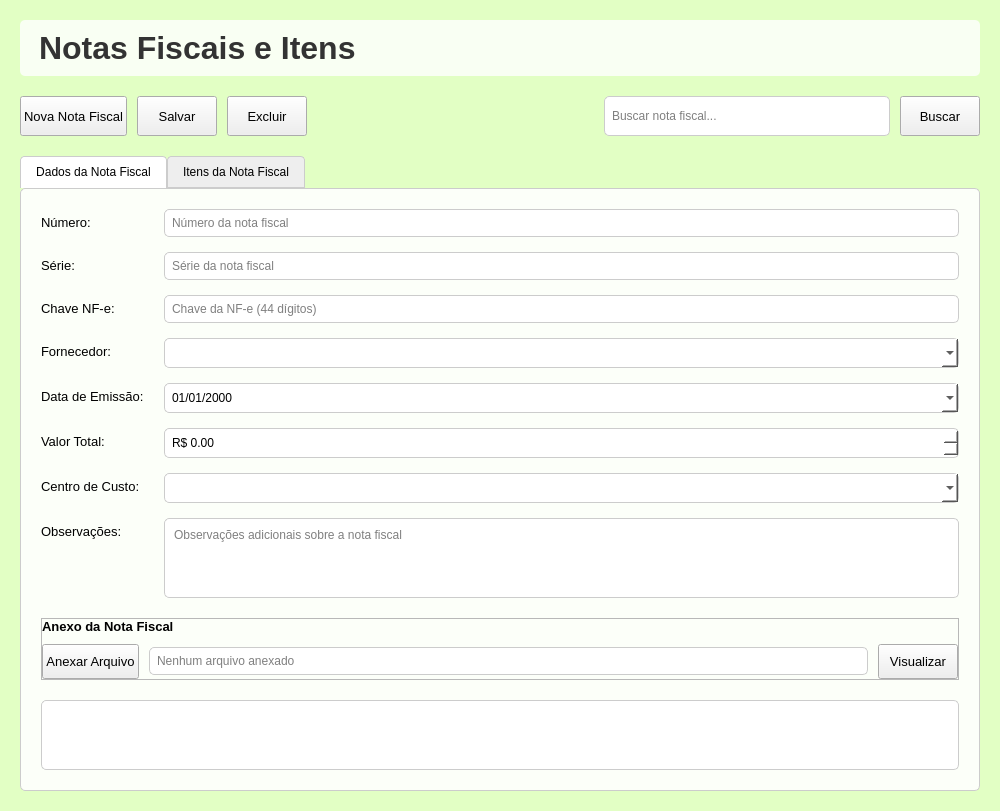
<?xml version="1.0" encoding="UTF-8"?>
<ui version="4.0">
 <class>NotasFiscaisWidget</class>
 <widget class="QWidget" name="NotasFiscaisWidget">
  <property name="windowModality">
   <enum>Qt::WindowModality::WindowModal</enum>
  </property>
  <property name="geometry">
   <rect>
    <x>0</x>
    <y>0</y>
    <width>1000</width>
    <height>811</height>
   </rect>
  </property>
  <property name="windowTitle">
   <string>Notas Fiscais</string>
  </property>
  <property name="windowOpacity">
   <double>100.000000000000000</double>
  </property>
  <property name="autoFillBackground">
   <bool>false</bool>
  </property>
  <property name="styleSheet">
   <string notr="true">#NotasFiscaisWidget
{
background-color: rgb(226, 255, 196);
}</string>
  </property>
  <layout class="QVBoxLayout" name="verticalLayout">
   <property name="spacing">
    <number>20</number>
   </property>
   <property name="sizeConstraint">
    <enum>QLayout::SizeConstraint::SetMaximumSize</enum>
   </property>
   <property name="leftMargin">
    <number>20</number>
   </property>
   <property name="topMargin">
    <number>20</number>
   </property>
   <property name="rightMargin">
    <number>20</number>
   </property>
   <property name="bottomMargin">
    <number>20</number>
   </property>
   <item>
    <widget class="QLabel" name="lbl_title">
     <property name="enabled">
      <bool>true</bool>
     </property>
     <property name="palette">
      <palette>
       <active>
        <colorrole role="WindowText">
         <brush brushstyle="SolidPattern">
          <color alpha="255">
           <red>51</red>
           <green>51</green>
           <blue>51</blue>
          </color>
         </brush>
        </colorrole>
        <colorrole role="Button">
         <brush brushstyle="SolidPattern">
          <color alpha="204">
           <red>255</red>
           <green>255</green>
           <blue>255</blue>
          </color>
         </brush>
        </colorrole>
        <colorrole role="Text">
         <brush brushstyle="SolidPattern">
          <color alpha="255">
           <red>51</red>
           <green>51</green>
           <blue>51</blue>
          </color>
         </brush>
        </colorrole>
        <colorrole role="ButtonText">
         <brush brushstyle="SolidPattern">
          <color alpha="255">
           <red>51</red>
           <green>51</green>
           <blue>51</blue>
          </color>
         </brush>
        </colorrole>
        <colorrole role="Base">
         <brush brushstyle="SolidPattern">
          <color alpha="204">
           <red>255</red>
           <green>255</green>
           <blue>255</blue>
          </color>
         </brush>
        </colorrole>
        <colorrole role="Window">
         <brush brushstyle="SolidPattern">
          <color alpha="204">
           <red>255</red>
           <green>255</green>
           <blue>255</blue>
          </color>
         </brush>
        </colorrole>
        <colorrole role="PlaceholderText">
         <brush brushstyle="SolidPattern">
          <color alpha="128">
           <red>51</red>
           <green>51</green>
           <blue>51</blue>
          </color>
         </brush>
        </colorrole>
       </active>
       <inactive>
        <colorrole role="WindowText">
         <brush brushstyle="SolidPattern">
          <color alpha="255">
           <red>51</red>
           <green>51</green>
           <blue>51</blue>
          </color>
         </brush>
        </colorrole>
        <colorrole role="Button">
         <brush brushstyle="SolidPattern">
          <color alpha="204">
           <red>255</red>
           <green>255</green>
           <blue>255</blue>
          </color>
         </brush>
        </colorrole>
        <colorrole role="Text">
         <brush brushstyle="SolidPattern">
          <color alpha="255">
           <red>51</red>
           <green>51</green>
           <blue>51</blue>
          </color>
         </brush>
        </colorrole>
        <colorrole role="ButtonText">
         <brush brushstyle="SolidPattern">
          <color alpha="255">
           <red>51</red>
           <green>51</green>
           <blue>51</blue>
          </color>
         </brush>
        </colorrole>
        <colorrole role="Base">
         <brush brushstyle="SolidPattern">
          <color alpha="204">
           <red>255</red>
           <green>255</green>
           <blue>255</blue>
          </color>
         </brush>
        </colorrole>
        <colorrole role="Window">
         <brush brushstyle="SolidPattern">
          <color alpha="204">
           <red>255</red>
           <green>255</green>
           <blue>255</blue>
          </color>
         </brush>
        </colorrole>
        <colorrole role="PlaceholderText">
         <brush brushstyle="SolidPattern">
          <color alpha="128">
           <red>51</red>
           <green>51</green>
           <blue>51</blue>
          </color>
         </brush>
        </colorrole>
       </inactive>
       <disabled>
        <colorrole role="WindowText">
         <brush brushstyle="SolidPattern">
          <color alpha="255">
           <red>51</red>
           <green>51</green>
           <blue>51</blue>
          </color>
         </brush>
        </colorrole>
        <colorrole role="Button">
         <brush brushstyle="SolidPattern">
          <color alpha="204">
           <red>255</red>
           <green>255</green>
           <blue>255</blue>
          </color>
         </brush>
        </colorrole>
        <colorrole role="Text">
         <brush brushstyle="SolidPattern">
          <color alpha="255">
           <red>51</red>
           <green>51</green>
           <blue>51</blue>
          </color>
         </brush>
        </colorrole>
        <colorrole role="ButtonText">
         <brush brushstyle="SolidPattern">
          <color alpha="255">
           <red>51</red>
           <green>51</green>
           <blue>51</blue>
          </color>
         </brush>
        </colorrole>
        <colorrole role="Base">
         <brush brushstyle="SolidPattern">
          <color alpha="204">
           <red>255</red>
           <green>255</green>
           <blue>255</blue>
          </color>
         </brush>
        </colorrole>
        <colorrole role="Window">
         <brush brushstyle="SolidPattern">
          <color alpha="204">
           <red>255</red>
           <green>255</green>
           <blue>255</blue>
          </color>
         </brush>
        </colorrole>
        <colorrole role="PlaceholderText">
         <brush brushstyle="SolidPattern">
          <color alpha="128">
           <red>51</red>
           <green>51</green>
           <blue>51</blue>
          </color>
         </brush>
        </colorrole>
       </disabled>
      </palette>
     </property>
     <property name="font">
      <font>
       <family>Segoe UI</family>
       <pointsize>24</pointsize>
       <bold>true</bold>
      </font>
     </property>
     <property name="styleSheet">
      <string notr="true">color: #333333;
background: rgba(255, 255, 255, 0.8);
padding: 10px;
border-radius: 5px;</string>
     </property>
     <property name="text">
      <string>Notas Fiscais e Itens</string>
     </property>
    </widget>
   </item>
   <item>
    <layout class="QHBoxLayout" name="horizontalLayout">
     <property name="spacing">
      <number>10</number>
     </property>
     <property name="leftMargin">
      <number>0</number>
     </property>
     <property name="topMargin">
      <number>0</number>
     </property>
     <property name="rightMargin">
      <number>0</number>
     </property>
     <property name="bottomMargin">
      <number>0</number>
     </property>
     <item>
      <widget class="QPushButton" name="btn_novo">
       <property name="minimumSize">
        <size>
         <width>0</width>
         <height>40</height>
        </size>
       </property>
       <property name="font">
        <font>
         <family>Segoe UI</family>
         <pointsize>10</pointsize>
        </font>
       </property>
       <property name="cursor">
        <cursorShape>PointingHandCursor</cursorShape>
       </property>
       <property name="toolTip">
        <string>Adicionar nova nota fiscal</string>
       </property>
       <property name="styleSheet">
        <string notr="true">background-color: #rgb(255, 255, 255);
color: black;
border: none;
border-radius: 6px;</string>
       </property>
       <property name="text">
        <string>Nova Nota Fiscal</string>
       </property>
      </widget>
     </item>
     <item>
      <widget class="QPushButton" name="btn_salvar">
       <property name="minimumSize">
        <size>
         <width>0</width>
         <height>40</height>
        </size>
       </property>
       <property name="font">
        <font>
         <family>Segoe UI</family>
         <pointsize>10</pointsize>
        </font>
       </property>
       <property name="cursor">
        <cursorShape>PointingHandCursor</cursorShape>
       </property>
       <property name="toolTip">
        <string>Salvar nota fiscal atual</string>
       </property>
       <property name="styleSheet">
        <string notr="true">background-color: #rgb(255, 255, 255);
color: black;
border: none;
border-radius: 6px;</string>
       </property>
       <property name="text">
        <string>Salvar</string>
       </property>
      </widget>
     </item>
     <item>
      <widget class="QPushButton" name="btn_excluir">
       <property name="minimumSize">
        <size>
         <width>0</width>
         <height>40</height>
        </size>
       </property>
       <property name="font">
        <font>
         <family>Segoe UI</family>
         <pointsize>10</pointsize>
        </font>
       </property>
       <property name="cursor">
        <cursorShape>PointingHandCursor</cursorShape>
       </property>
       <property name="toolTip">
        <string>Excluir nota fiscal selecionada</string>
       </property>
       <property name="styleSheet">
        <string notr="true">background-color: #rgb(255, 255, 255);
color: black;
border: none;
border-radius: 6px;</string>
       </property>
       <property name="text">
        <string>Excluir</string>
       </property>
      </widget>
     </item>
     <item>
      <spacer name="horizontalSpacer">
       <property name="orientation">
        <enum>Qt::Orientation::Horizontal</enum>
       </property>
       <property name="sizeHint" stdset="0">
        <size>
         <width>40</width>
         <height>20</height>
        </size>
       </property>
      </spacer>
     </item>
     <item>
      <widget class="QLineEdit" name="txt_buscar">
       <property name="minimumSize">
        <size>
         <width>250</width>
         <height>40</height>
        </size>
       </property>
       <property name="styleSheet">
        <string notr="true">background-color: white;
border: 1px solid #CCCCCC;
border-radius: 5px;
padding: 5px;</string>
       </property>
       <property name="placeholderText">
        <string>Buscar nota fiscal...</string>
       </property>
      </widget>
     </item>
     <item>
      <widget class="QPushButton" name="btn_buscar">
       <property name="minimumSize">
        <size>
         <width>0</width>
         <height>40</height>
        </size>
       </property>
       <property name="font">
        <font>
         <family>Segoe UI</family>
         <pointsize>10</pointsize>
        </font>
       </property>
       <property name="cursor">
        <cursorShape>PointingHandCursor</cursorShape>
       </property>
       <property name="toolTip">
        <string>Buscar notas fiscais</string>
       </property>
       <property name="styleSheet">
        <string notr="true">background-color: #rgb(255, 255, 255);
color: black;
border: none;
border-radius: 6px;</string>
       </property>
       <property name="text">
        <string>Buscar</string>
       </property>
      </widget>
     </item>
    </layout>
   </item>
   <item>
    <widget class="QTabWidget" name="tab_widget">
     <property name="styleSheet">
      <string notr="true">QTabWidget::pane {
    border: 1px solid #CCCCCC;
    background: rgba(255, 255, 255, 0.9);
    border-radius: 5px;
}

QTabBar::tab {
    background: #EEEEEE;
    border: 1px solid #CCCCCC;
    padding: 8px 15px;
    border-top-left-radius: 4px;
    border-top-right-radius: 4px;
}

QTabBar::tab:selected {
    background: #FFFFFF;
    border-bottom-color: #FFFFFF;
}</string>
     </property>
     <property name="currentIndex">
      <number>0</number>
     </property>
     <widget class="QWidget" name="tab_dados_nf">
      <attribute name="title">
       <string>Dados da Nota Fiscal</string>
      </attribute>
      <layout class="QVBoxLayout" name="verticalLayout_2">
       <property name="spacing">
        <number>20</number>
       </property>
       <property name="leftMargin">
        <number>20</number>
       </property>
       <property name="topMargin">
        <number>20</number>
       </property>
       <property name="rightMargin">
        <number>20</number>
       </property>
       <property name="bottomMargin">
        <number>20</number>
       </property>
       <item>
        <layout class="QFormLayout" name="formLayout">
         <property name="horizontalSpacing">
          <number>20</number>
         </property>
         <property name="verticalSpacing">
          <number>15</number>
         </property>
         <property name="leftMargin">
          <number>0</number>
         </property>
         <property name="topMargin">
          <number>0</number>
         </property>
         <property name="rightMargin">
          <number>0</number>
         </property>
         <property name="bottomMargin">
          <number>0</number>
         </property>
         <item row="0" column="0">
          <widget class="QLabel" name="lbl_numero">
           <property name="font">
            <font>
             <family>Segoe UI</family>
             <pointsize>10</pointsize>
            </font>
           </property>
           <property name="text">
            <string>Número:</string>
           </property>
           <property name="buddy">
            <cstring>txt_numero</cstring>
           </property>
          </widget>
         </item>
         <item row="0" column="1">
          <widget class="QLineEdit" name="txt_numero">
           <property name="styleSheet">
            <string notr="true">background-color: white;
border: 1px solid #CCCCCC;
border-radius: 5px;
padding: 5px;</string>
           </property>
           <property name="placeholderText">
            <string>Número da nota fiscal</string>
           </property>
          </widget>
         </item>
         <item row="1" column="0">
          <widget class="QLabel" name="lbl_serie">
           <property name="font">
            <font>
             <family>Segoe UI</family>
             <pointsize>10</pointsize>
            </font>
           </property>
           <property name="text">
            <string>Série:</string>
           </property>
           <property name="buddy">
            <cstring>txt_serie</cstring>
           </property>
          </widget>
         </item>
         <item row="1" column="1">
          <widget class="QLineEdit" name="txt_serie">
           <property name="styleSheet">
            <string notr="true">background-color: white;
border: 1px solid #CCCCCC;
border-radius: 5px;
padding: 5px;</string>
           </property>
           <property name="placeholderText">
            <string>Série da nota fiscal</string>
           </property>
          </widget>
         </item>
         <item row="2" column="0">
          <widget class="QLabel" name="lbl_chave">
           <property name="font">
            <font>
             <family>Segoe UI</family>
             <pointsize>10</pointsize>
            </font>
           </property>
           <property name="text">
            <string>Chave NF-e:</string>
           </property>
           <property name="buddy">
            <cstring>txt_chave</cstring>
           </property>
          </widget>
         </item>
         <item row="2" column="1">
          <widget class="QLineEdit" name="txt_chave">
           <property name="styleSheet">
            <string notr="true">background-color: white;
border: 1px solid #CCCCCC;
border-radius: 5px;
padding: 5px;</string>
           </property>
           <property name="maxLength">
            <number>44</number>
           </property>
           <property name="placeholderText">
            <string>Chave da NF-e (44 dígitos)</string>
           </property>
          </widget>
         </item>
         <item row="3" column="0">
          <widget class="QLabel" name="lbl_fornecedor">
           <property name="font">
            <font>
             <family>Segoe UI</family>
             <pointsize>10</pointsize>
            </font>
           </property>
           <property name="text">
            <string>Fornecedor:</string>
           </property>
           <property name="buddy">
            <cstring>cmb_fornecedor</cstring>
           </property>
          </widget>
         </item>
         <item row="3" column="1">
          <widget class="QComboBox" name="cmb_fornecedor">
           <property name="minimumSize">
            <size>
             <width>0</width>
             <height>30</height>
            </size>
           </property>
           <property name="styleSheet">
            <string notr="true">background-color: white;
border: 1px solid #CCCCCC;
border-radius: 5px;
padding: 5px;</string>
           </property>
          </widget>
         </item>
         <item row="4" column="0">
          <widget class="QLabel" name="lbl_data_emissao">
           <property name="font">
            <font>
             <family>Segoe UI</family>
             <pointsize>10</pointsize>
            </font>
           </property>
           <property name="text">
            <string>Data de Emissão:</string>
           </property>
           <property name="buddy">
            <cstring>date_emissao</cstring>
           </property>
          </widget>
         </item>
         <item row="4" column="1">
          <widget class="QDateEdit" name="date_emissao">
           <property name="minimumSize">
            <size>
             <width>0</width>
             <height>30</height>
            </size>
           </property>
           <property name="styleSheet">
            <string notr="true">background-color: white;
border: 1px solid #CCCCCC;
border-radius: 5px;
padding: 5px;</string>
           </property>
           <property name="displayFormat">
            <string>dd/MM/yyyy</string>
           </property>
           <property name="calendarPopup">
            <bool>true</bool>
           </property>
          </widget>
         </item>
         <item row="5" column="0">
          <widget class="QLabel" name="lbl_valor_total">
           <property name="font">
            <font>
             <family>Segoe UI</family>
             <pointsize>10</pointsize>
            </font>
           </property>
           <property name="text">
            <string>Valor Total:</string>
           </property>
           <property name="buddy">
            <cstring>spin_valor_total</cstring>
           </property>
          </widget>
         </item>
         <item row="5" column="1">
          <widget class="QDoubleSpinBox" name="spin_valor_total">
           <property name="minimumSize">
            <size>
             <width>0</width>
             <height>30</height>
            </size>
           </property>
           <property name="styleSheet">
            <string notr="true">background-color: white;
border: 1px solid #CCCCCC;
border-radius: 5px;
padding: 5px;</string>
           </property>
           <property name="prefix">
            <string>R$ </string>
           </property>
           <property name="maximum">
            <double>9999999.990000000223517</double>
           </property>
          </widget>
         </item>
         <item row="6" column="0">
          <widget class="QLabel" name="lbl_centro_custo">
           <property name="font">
            <font>
             <family>Segoe UI</family>
             <pointsize>10</pointsize>
            </font>
           </property>
           <property name="text">
            <string>Centro de Custo:</string>
           </property>
           <property name="buddy">
            <cstring>cmb_centro_custo</cstring>
           </property>
          </widget>
         </item>
         <item row="6" column="1">
          <widget class="QComboBox" name="cmb_centro_custo">
           <property name="minimumSize">
            <size>
             <width>0</width>
             <height>30</height>
            </size>
           </property>
           <property name="styleSheet">
            <string notr="true">background-color: white;
border: 1px solid #CCCCCC;
border-radius: 5px;
padding: 5px;</string>
           </property>
          </widget>
         </item>
         <item row="7" column="0">
          <widget class="QLabel" name="lbl_observacoes">
           <property name="font">
            <font>
             <family>Segoe UI</family>
             <pointsize>10</pointsize>
            </font>
           </property>
           <property name="text">
            <string>Observações:</string>
           </property>
           <property name="buddy">
            <cstring>txt_observacoes</cstring>
           </property>
          </widget>
         </item>
         <item row="7" column="1">
          <widget class="QTextEdit" name="txt_observacoes">
           <property name="maximumSize">
            <size>
             <width>16777215</width>
             <height>100</height>
            </size>
           </property>
           <property name="styleSheet">
            <string notr="true">background-color: white;
border: 1px solid #CCCCCC;
border-radius: 5px;
padding: 5px;</string>
           </property>
           <property name="placeholderText">
            <string>Observações adicionais sobre a nota fiscal</string>
           </property>
          </widget>
         </item>
        </layout>
       </item>
       <item>
        <widget class="QFrame" name="frame_anexo">
         <property name="frameShape">
          <enum>QFrame::Shape::StyledPanel</enum>
         </property>
         <property name="frameShadow">
          <enum>QFrame::Shadow::Raised</enum>
         </property>
         <layout class="QVBoxLayout" name="verticalLayout_3">
          <property name="spacing">
           <number>10</number>
          </property>
          <property name="leftMargin">
           <number>0</number>
          </property>
          <property name="topMargin">
           <number>0</number>
          </property>
          <property name="rightMargin">
           <number>0</number>
          </property>
          <property name="bottomMargin">
           <number>0</number>
          </property>
          <item>
           <widget class="QLabel" name="lbl_anexo">
            <property name="font">
             <font>
              <family>Segoe UI</family>
              <pointsize>10</pointsize>
              <bold>true</bold>
             </font>
            </property>
            <property name="text">
             <string>Anexo da Nota Fiscal</string>
            </property>
           </widget>
          </item>
          <item>
           <layout class="QHBoxLayout" name="horizontalLayout_2">
            <property name="spacing">
             <number>10</number>
            </property>
            <item>
             <widget class="QPushButton" name="btn_anexar">
              <property name="minimumSize">
               <size>
                <width>0</width>
                <height>35</height>
               </size>
              </property>
              <property name="font">
               <font>
                <family>Segoe UI</family>
                <pointsize>10</pointsize>
               </font>
              </property>
              <property name="cursor">
               <cursorShape>PointingHandCursor</cursorShape>
              </property>
              <property name="toolTip">
               <string>Anexar arquivo da nota fiscal</string>
              </property>
              <property name="styleSheet">
               <string notr="true">background-color: #rgb(255, 255, 255);
color: black;
border: none;
border-radius: 6px;</string>
              </property>
              <property name="text">
               <string>Anexar Arquivo</string>
              </property>
             </widget>
            </item>
            <item>
             <widget class="QLineEdit" name="txt_anexo">
              <property name="styleSheet">
               <string notr="true">background-color: white;
border: 1px solid #CCCCCC;
border-radius: 5px;
padding: 5px;</string>
              </property>
              <property name="readOnly">
               <bool>true</bool>
              </property>
              <property name="placeholderText">
               <string>Nenhum arquivo anexado</string>
              </property>
             </widget>
            </item>
            <item>
             <widget class="QPushButton" name="btn_visualizar">
              <property name="minimumSize">
               <size>
                <width>0</width>
                <height>35</height>
               </size>
              </property>
              <property name="font">
               <font>
                <family>Segoe UI</family>
                <pointsize>10</pointsize>
               </font>
              </property>
              <property name="cursor">
               <cursorShape>PointingHandCursor</cursorShape>
              </property>
              <property name="toolTip">
               <string>Visualizar arquivo anexado</string>
              </property>
              <property name="styleSheet">
               <string notr="true">background-color: #rgb(255, 255, 255);
color: black;
border: none;
border-radius: 6px;</string>
              </property>
              <property name="text">
               <string>Visualizar</string>
              </property>
             </widget>
            </item>
           </layout>
          </item>
         </layout>
        </widget>
       </item>
       <item>
        <widget class="QTableView" name="tbl_notas_fiscais">
         <property name="styleSheet">
          <string notr="true">background-color: white;
border: 1px solid #CCCCCC;
border-radius: 5px;</string>
         </property>
         <property name="alternatingRowColors">
          <bool>true</bool>
         </property>
         <property name="selectionBehavior">
          <enum>QAbstractItemView::SelectionBehavior::SelectRows</enum>
         </property>
         <attribute name="horizontalHeaderStretchLastSection">
          <bool>true</bool>
         </attribute>
         <attribute name="verticalHeaderVisible">
          <bool>false</bool>
         </attribute>
        </widget>
       </item>
      </layout>
     </widget>
     <widget class="QWidget" name="tab_itens">
      <attribute name="title">
       <string>Itens da Nota Fiscal</string>
      </attribute>
      <layout class="QVBoxLayout" name="verticalLayout_4">
       <property name="spacing">
        <number>20</number>
       </property>
       <property name="leftMargin">
        <number>20</number>
       </property>
       <property name="topMargin">
        <number>20</number>
       </property>
       <property name="rightMargin">
        <number>20</number>
       </property>
       <property name="bottomMargin">
        <number>20</number>
       </property>
       <item>
        <layout class="QHBoxLayout" name="horizontalLayout_3">
         <property name="spacing">
          <number>10</number>
         </property>
         <item>
          <widget class="QPushButton" name="btn_novo_item">
           <property name="minimumSize">
            <size>
             <width>0</width>
             <height>40</height>
            </size>
           </property>
           <property name="font">
            <font>
             <family>Segoe UI</family>
             <pointsize>10</pointsize>
            </font>
           </property>
           <property name="cursor">
            <cursorShape>PointingHandCursor</cursorShape>
           </property>
           <property name="toolTip">
            <string>Adicionar novo item à nota fiscal</string>
           </property>
           <property name="styleSheet">
            <string notr="true">background-color: #rgb(255, 255, 255);
color: black;
border: none;
border-radius: 6px;</string>
           </property>
           <property name="text">
            <string>Novo Item</string>
           </property>
          </widget>
         </item>
         <item>
          <widget class="QPushButton" name="btn_editar_item">
           <property name="minimumSize">
            <size>
             <width>0</width>
             <height>40</height>
            </size>
           </property>
           <property name="font">
            <font>
             <family>Segoe UI</family>
             <pointsize>10</pointsize>
            </font>
           </property>
           <property name="cursor">
            <cursorShape>PointingHandCursor</cursorShape>
           </property>
           <property name="toolTip">
            <string>Editar item selecionado</string>
           </property>
           <property name="styleSheet">
            <string notr="true">background-color: #rgb(255, 255, 255);
color: black;
border: none;
border-radius: 6px;</string>
           </property>
           <property name="text">
            <string>Editar Item</string>
           </property>
          </widget>
         </item>
         <item>
          <widget class="QPushButton" name="btn_excluir_item">
           <property name="minimumSize">
            <size>
             <width>0</width>
             <height>40</height>
            </size>
           </property>
           <property name="font">
            <font>
             <family>Segoe UI</family>
             <pointsize>10</pointsize>
            </font>
           </property>
           <property name="cursor">
            <cursorShape>PointingHandCursor</cursorShape>
           </property>
           <property name="toolTip">
            <string>Excluir item selecionado</string>
           </property>
           <property name="styleSheet">
            <string notr="true">background-color: #rgb(255, 255, 255);
color: black;
border: none;
border-radius: 6px;</string>
           </property>
           <property name="text">
            <string>Excluir Item</string>
           </property>
          </widget>
         </item>
         <item>
          <spacer name="horizontalSpacer_2">
           <property name="orientation">
            <enum>Qt::Orientation::Horizontal</enum>
           </property>
           <property name="sizeHint" stdset="0">
            <size>
             <width>40</width>
             <height>20</height>
            </size>
           </property>
          </spacer>
         </item>
         <item>
          <widget class="QLabel" name="lbl_total_itens">
           <property name="font">
            <font>
             <family>Segoe UI</family>
             <pointsize>12</pointsize>
             <bold>true</bold>
            </font>
           </property>
           <property name="styleSheet">
            <string notr="true">color: #333333;</string>
           </property>
           <property name="text">
            <string>Total: R$ 0,00</string>
           </property>
          </widget>
         </item>
        </layout>
       </item>
       <item>
        <widget class="QFrame" name="frame_item">
         <property name="styleSheet">
          <string notr="true">background-color: white;
border: 1px solid #CCCCCC;
border-radius: 5px;</string>
         </property>
         <property name="frameShape">
          <enum>QFrame::Shape::StyledPanel</enum>
         </property>
         <property name="frameShadow">
          <enum>QFrame::Shadow::Raised</enum>
         </property>
         <layout class="QFormLayout" name="formLayout_2">
          <property name="horizontalSpacing">
           <number>20</number>
          </property>
          <property name="verticalSpacing">
           <number>15</number>
          </property>
          <property name="leftMargin">
           <number>20</number>
          </property>
          <property name="topMargin">
           <number>20</number>
          </property>
          <property name="rightMargin">
           <number>20</number>
          </property>
          <property name="bottomMargin">
           <number>20</number>
          </property>
          <item row="0" column="0">
           <widget class="QLabel" name="lbl_item_descricao">
            <property name="font">
             <font>
              <family>Segoe UI</family>
              <pointsize>10</pointsize>
             </font>
            </property>
            <property name="text">
             <string>Descrição:</string>
            </property>
            <property name="buddy">
             <cstring>txt_item_descricao</cstring>
            </property>
           </widget>
          </item>
          <item row="0" column="1">
           <widget class="QLineEdit" name="txt_item_descricao">
            <property name="styleSheet">
             <string notr="true">background-color: white;
border: 1px solid #CCCCCC;
border-radius: 5px;
padding: 5px;</string>
            </property>
            <property name="placeholderText">
             <string>Descrição do item</string>
            </property>
           </widget>
          </item>
          <item row="1" column="0">
           <widget class="QLabel" name="lbl_item_valor">
            <property name="font">
             <font>
              <family>Segoe UI</family>
              <pointsize>10</pointsize>
             </font>
            </property>
            <property name="text">
             <string>Valor Unitário:</string>
            </property>
            <property name="buddy">
             <cstring>spin_item_valor</cstring>
            </property>
           </widget>
          </item>
          <item row="1" column="1">
           <widget class="QDoubleSpinBox" name="spin_item_valor">
            <property name="styleSheet">
             <string notr="true">background-color: white;
border: 1px solid #CCCCCC;
border-radius: 5px;
padding: 5px;</string>
            </property>
            <property name="prefix">
             <string>R$ </string>
            </property>
            <property name="maximum">
             <double>9999999.990000000223517</double>
            </property>
           </widget>
          </item>
          <item row="2" column="0">
           <widget class="QLabel" name="lbl_item_quantidade">
            <property name="font">
             <font>
              <family>Segoe UI</family>
              <pointsize>10</pointsize>
             </font>
            </property>
            <property name="text">
             <string>Quantidade:</string>
            </property>
            <property name="buddy">
             <cstring>spin_item_quantidade</cstring>
            </property>
           </widget>
          </item>
          <item row="2" column="1">
           <widget class="QSpinBox" name="spin_item_quantidade">
            <property name="styleSheet">
             <string notr="true">background-color: white;
border: 1px solid #CCCCCC;
border-radius: 5px;
padding: 5px;</string>
            </property>
            <property name="minimum">
             <number>1</number>
            </property>
            <property name="maximum">
             <number>9999</number>
            </property>
           </widget>
          </item>
          <item row="3" column="0">
           <widget class="QLabel" name="lbl_item_ncm">
            <property name="font">
             <font>
              <family>Segoe UI</family>
              <pointsize>10</pointsize>
             </font>
            </property>
            <property name="text">
             <string>NCM:</string>
            </property>
            <property name="buddy">
             <cstring>txt_item_ncm</cstring>
            </property>
           </widget>
          </item>
          <item row="3" column="1">
           <widget class="QLineEdit" name="txt_item_ncm">
            <property name="styleSheet">
             <string notr="true">background-color: white;
border: 1px solid #CCCCCC;
border-radius: 5px;
padding: 5px;</string>
            </property>
            <property name="placeholderText">
             <string>Código NCM</string>
            </property>
           </widget>
          </item>
          <item row="4" column="0">
           <widget class="QLabel" name="lbl_item_cfop">
            <property name="font">
             <font>
              <family>Segoe UI</family>
              <pointsize>10</pointsize>
             </font>
            </property>
            <property name="text">
             <string>CFOP:</string>
            </property>
            <property name="buddy">
             <cstring>txt_item_cfop</cstring>
            </property>
           </widget>
          </item>
          <item row="4" column="1">
           <widget class="QLineEdit" name="txt_item_cfop">
            <property name="styleSheet">
             <string notr="true">background-color: white;
border: 1px solid #CCCCCC;
border-radius: 5px;
padding: 5px;</string>
            </property>
            <property name="placeholderText">
             <string>Código CFOP</string>
            </property>
           </widget>
          </item>
          <item row="5" column="1">
           <widget class="QPushButton" name="btn_salvar_item">
            <property name="minimumSize">
             <size>
              <width>0</width>
              <height>35</height>
             </size>
            </property>
            <property name="font">
             <font>
              <family>Segoe UI</family>
              <pointsize>10</pointsize>
             </font>
            </property>
            <property name="cursor">
             <cursorShape>PointingHandCursor</cursorShape>
            </property>
            <property name="toolTip">
             <string>Salvar item atual</string>
            </property>
            <property name="styleSheet">
             <string notr="true">background-color: #4CAF50;
color: white;
border: none;
border-radius: 5px;</string>
            </property>
            <property name="text">
             <string>Salvar Item</string>
            </property>
           </widget>
          </item>
         </layout>
        </widget>
       </item>
       <item>
        <widget class="QTableView" name="tbl_itens">
         <property name="styleSheet">
          <string notr="true">background-color: white;
border: 1px solid #CCCCCC;
border-radius: 5px;</string>
         </property>
         <property name="alternatingRowColors">
          <bool>true</bool>
         </property>
         <property name="selectionBehavior">
          <enum>QAbstractItemView::SelectionBehavior::SelectRows</enum>
         </property>
         <attribute name="horizontalHeaderStretchLastSection">
          <bool>true</bool>
         </attribute>
         <attribute name="verticalHeaderVisible">
          <bool>false</bool>
         </attribute>
        </widget>
       </item>
      </layout>
     </widget>
    </widget>
   </item>
  </layout>
 </widget>
 <tabstops>
  <tabstop>btn_novo</tabstop>
  <tabstop>btn_salvar</tabstop>
  <tabstop>btn_excluir</tabstop>
  <tabstop>txt_buscar</tabstop>
  <tabstop>btn_buscar</tabstop>
  <tabstop>tab_widget</tabstop>
  <tabstop>txt_numero</tabstop>
  <tabstop>txt_serie</tabstop>
  <tabstop>txt_chave</tabstop>
  <tabstop>cmb_fornecedor</tabstop>
  <tabstop>date_emissao</tabstop>
  <tabstop>spin_valor_total</tabstop>
  <tabstop>cmb_centro_custo</tabstop>
  <tabstop>txt_observacoes</tabstop>
  <tabstop>btn_anexar</tabstop>
  <tabstop>txt_anexo</tabstop>
  <tabstop>btn_visualizar</tabstop>
  <tabstop>tbl_notas_fiscais</tabstop>
  <tabstop>btn_novo_item</tabstop>
  <tabstop>btn_editar_item</tabstop>
  <tabstop>btn_excluir_item</tabstop>
  <tabstop>txt_item_descricao</tabstop>
  <tabstop>spin_item_valor</tabstop>
  <tabstop>spin_item_quantidade</tabstop>
  <tabstop>txt_item_ncm</tabstop>
  <tabstop>txt_item_cfop</tabstop>
  <tabstop>btn_salvar_item</tabstop>
  <tabstop>tbl_itens</tabstop>
 </tabstops>
 <resources/>
 <connections/>
</ui>
